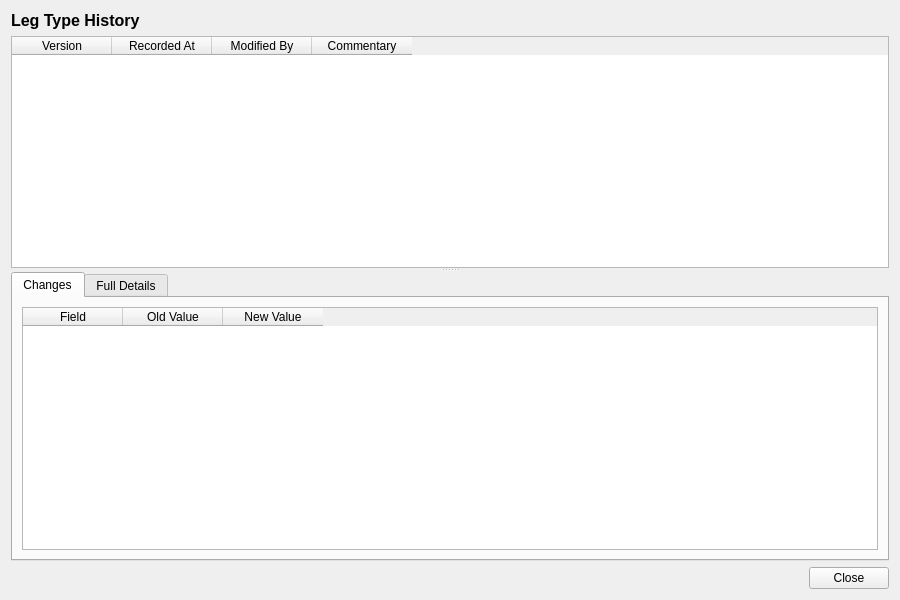
<?xml version="1.0" encoding="UTF-8"?>
<ui version="4.0">
 <class>LegTypeHistoryDialog</class>
 <widget class="QWidget" name="LegTypeHistoryDialog">
  <property name="geometry">
   <rect>
    <x>0</x>
    <y>0</y>
    <width>900</width>
    <height>600</height>
   </rect>
  </property>
  <property name="windowTitle">
   <string>Leg Type History</string>
  </property>
  <layout class="QVBoxLayout" name="verticalLayout">
   <item>
    <widget class="QLabel" name="titleLabel">
     <property name="font">
      <font>
       <pointsize>12</pointsize>
       <bold>true</bold>
      </font>
     </property>
     <property name="text">
      <string>Leg Type History</string>
     </property>
    </widget>
   </item>
   <item>
    <widget class="QSplitter" name="splitter">
     <property name="orientation">
      <enum>Qt::Vertical</enum>
     </property>
     <widget class="QTableWidget" name="versionListWidget">
      <property name="minimumHeight">
       <number>150</number>
      </property>
      <property name="maximumHeight">
       <number>250</number>
      </property>
      <property name="alternatingRowColors">
       <bool>true</bool>
      </property>
      <property name="editTriggers">
       <set>QAbstractItemView::NoEditTriggers</set>
      </property>
      <property name="selectionMode">
       <enum>QAbstractItemView::SingleSelection</enum>
      </property>
      <property name="selectionBehavior">
       <enum>QAbstractItemView::SelectRows</enum>
      </property>
      <column>
       <property name="text">
        <string>Version</string>
       </property>
      </column>
      <column>
       <property name="text">
        <string>Recorded At</string>
       </property>
      </column>
      <column>
       <property name="text">
        <string>Modified By</string>
       </property>
      </column>
      <column>
       <property name="text">
        <string>Commentary</string>
       </property>
      </column>
     </widget>
     <widget class="QWidget" name="detailWidget">
      <layout class="QVBoxLayout" name="detailLayout">
       <property name="leftMargin">
        <number>0</number>
       </property>
       <property name="topMargin">
        <number>0</number>
       </property>
       <property name="rightMargin">
        <number>0</number>
       </property>
       <property name="bottomMargin">
        <number>0</number>
       </property>
       <item>
        <widget class="QTabWidget" name="tabWidget">
         <property name="currentIndex">
          <number>0</number>
         </property>
         <widget class="QWidget" name="changesTab">
          <attribute name="title">
           <string>Changes</string>
          </attribute>
          <layout class="QVBoxLayout" name="changesTabLayout">
           <item>
            <widget class="QTableWidget" name="changesTableWidget">
             <property name="editTriggers">
              <set>QAbstractItemView::NoEditTriggers</set>
             </property>
             <property name="alternatingRowColors">
              <bool>true</bool>
             </property>
             <property name="selectionMode">
              <enum>QAbstractItemView::SingleSelection</enum>
             </property>
             <property name="selectionBehavior">
              <enum>QAbstractItemView::SelectRows</enum>
             </property>
             <column>
              <property name="text">
               <string>Field</string>
              </property>
             </column>
             <column>
              <property name="text">
               <string>Old Value</string>
              </property>
             </column>
             <column>
              <property name="text">
               <string>New Value</string>
              </property>
             </column>
            </widget>
           </item>
          </layout>
         </widget>
         <widget class="QWidget" name="fullDetailsTab">
          <attribute name="title">
           <string>Full Details</string>
          </attribute>
          <layout class="QVBoxLayout" name="fullDetailsTabLayout">
           <item>
            <widget class="QScrollArea" name="scrollArea">
             <property name="widgetResizable">
              <bool>true</bool>
             </property>
             <widget class="QWidget" name="scrollAreaWidgetContents">
              <property name="geometry">
               <rect>
                <x>0</x>
                <y>0</y>
                <width>560</width>
                <height>450</height>
               </rect>
              </property>
              <layout class="QFormLayout" name="formLayout">
               <item row="0" column="0">
                <widget class="QLabel" name="codeLabel">
                 <property name="text">
                  <string>Code:</string>
                 </property>
                </widget>
               </item>
               <item row="0" column="1">
                <widget class="QLabel" name="codeValue">
                 <property name="text">
                  <string/>
                 </property>
                </widget>
               </item>
               <item row="1" column="0">
                <widget class="QLabel" name="descriptionLabel">
                 <property name="text">
                  <string>Description:</string>
                 </property>
                </widget>
               </item>
               <item row="1" column="1">
                <widget class="QLabel" name="descriptionValue">
                 <property name="text">
                  <string/>
                 </property>
                 <property name="wordWrap">
                  <bool>true</bool>
                 </property>
                </widget>
               </item>
               <item row="2" column="0">
                <widget class="QLabel" name="versionNumberLabel">
                 <property name="text">
                  <string>Version:</string>
                 </property>
                </widget>
               </item>
               <item row="2" column="1">
                <widget class="QLabel" name="versionNumberValue">
                 <property name="text">
                  <string/>
                 </property>
                </widget>
               </item>
               <item row="3" column="0">
                <widget class="QLabel" name="modifiedByLabel">
                 <property name="text">
                  <string>Modified By:</string>
                 </property>
                </widget>
               </item>
               <item row="3" column="1">
                <widget class="QLabel" name="modifiedByValue">
                 <property name="text">
                  <string/>
                 </property>
                </widget>
               </item>
               <item row="4" column="0">
                <widget class="QLabel" name="recordedAtLabel">
                 <property name="text">
                  <string>Recorded At:</string>
                 </property>
                </widget>
               </item>
               <item row="4" column="1">
                <widget class="QLabel" name="recordedAtValue">
                 <property name="text">
                  <string/>
                 </property>
                </widget>
               </item>
               <item row="5" column="0">
                <widget class="QLabel" name="changeCommentaryLabel">
                 <property name="text">
                  <string>Change Commentary:</string>
                 </property>
                </widget>
               </item>
               <item row="5" column="1">
                <widget class="QLabel" name="changeCommentaryValue">
                 <property name="text">
                  <string/>
                 </property>
                 <property name="wordWrap">
                  <bool>true</bool>
                 </property>
                </widget>
               </item>
              </layout>
             </widget>
            </widget>
           </item>
          </layout>
         </widget>
        </widget>
       </item>
      </layout>
     </widget>
    </widget>
   </item>
   <item>
    <layout class="QHBoxLayout" name="buttonLayout">
     <item>
      <spacer name="horizontalSpacer">
       <property name="orientation">
        <enum>Qt::Horizontal</enum>
       </property>
       <property name="sizeHint" stdset="0">
        <size><width>40</width><height>20</height></size>
       </property>
      </spacer>
     </item>
     <item>
      <widget class="QPushButton" name="closeButton">
       <property name="text">
        <string>Close</string>
       </property>
      </widget>
     </item>
    </layout>
   </item>
  </layout>
 </widget>
 <resources/>
 <connections/>
</ui>
